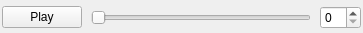
<ui version="4.0" >
 <class>ControlsWidget</class>
 <widget class="QWidget" name="ControlsWidget" >
  <property name="geometry" >
   <rect>
    <x>0</x>
    <y>0</y>
    <width>363</width>
    <height>33</height>
   </rect>
  </property>
  <property name="sizePolicy" >
   <sizepolicy vsizetype="Fixed" hsizetype="Preferred" >
    <horstretch>0</horstretch>
    <verstretch>0</verstretch>
   </sizepolicy>
  </property>
  <property name="windowTitle" >
   <string>Spatial Plots Controls</string>
  </property>
  <layout class="QVBoxLayout" name="verticalLayout" >
   <property name="spacing" >
    <number>0</number>
   </property>
   <property name="leftMargin" >
    <number>2</number>
   </property>
   <property name="topMargin" >
    <number>2</number>
   </property>
   <property name="rightMargin" >
    <number>2</number>
   </property>
   <property name="bottomMargin" >
    <number>0</number>
   </property>
   <item>
    <layout class="QHBoxLayout" name="horizontalLayout" >
     <property name="spacing" >
      <number>9</number>
     </property>
     <item>
      <widget class="QPushButton" name="playPauseButton" >
       <property name="text" >
        <string>Play</string>
       </property>
      </widget>
     </item>
     <item>
      <widget class="QSlider" name="positionSlider" >
       <property name="orientation" >
        <enum>Qt::Horizontal</enum>
       </property>
      </widget>
     </item>
     <item>
      <widget class="QSpinBox" name="spinBox" />
     </item>
    </layout>
   </item>
  </layout>
 </widget>
 <resources/>
 <connections>
  <connection>
   <sender>positionSlider</sender>
   <signal>valueChanged(int)</signal>
   <receiver>spinBox</receiver>
   <slot>setValue(int)</slot>
   <hints>
    <hint type="sourcelabel" >
     <x>278</x>
     <y>17</y>
    </hint>
    <hint type="destinationlabel" >
     <x>319</x>
     <y>16</y>
    </hint>
   </hints>
  </connection>
  <connection>
   <sender>spinBox</sender>
   <signal>valueChanged(int)</signal>
   <receiver>positionSlider</receiver>
   <slot>setValue(int)</slot>
   <hints>
    <hint type="sourcelabel" >
     <x>329</x>
     <y>31</y>
    </hint>
    <hint type="destinationlabel" >
     <x>129</x>
     <y>14</y>
    </hint>
   </hints>
  </connection>
 </connections>
</ui>
